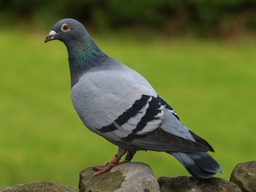
#> input picture Pictures/pigeon.jpg, 256 x 192 px, shrunk from 1200 x 900 before the run, found by its file name; its folder holds only this picture in this run
$ python Picture.py
#> lines starting #> are read from the running program, lines starting #| are printed output that depends on the picture
# import the opencv library
import cv2
import os
import math

chars = "@#W$9876543210?!abc;:+=-,._                       "
brightnessToChar = (255 / len(chars))

# use to auto size the resolution (Scales based on terminal size)
def auto_size(frame):
    tsize = os.get_terminal_size()
    return int(tsize[0] * 100 / frame.shape[1])

#gets the charecter associated with the brightness
def get_char(brightness):
    pos = math.floor(brightness / brightnessToChar)
    return chars[(len(chars) - pos) - 1]

def rescale_frame_percent(frame, percent = 50):
    width = int(frame.shape[1] * percent/ 100)
    height = int(frame.shape[0] * percent/ 100)
    dim = (width, height)
    return cv2.resize(frame, dim, interpolation = cv2.INTER_AREA)

#loop over all pixels and do what is needed
def to_ASCII(frame):
    imageASCII = ""
    for x in range(0, frame.shape[0]):
        imageASCII += "\n"
        for y in range(0, frame.shape[1]):
            imageASCII += get_char(frame[x,y])
    print(imageASCII)
    return imageASCII

# Ask for file name
file = input("File Path for image: ")
#> the answer given: Pictures/pigeon.jpg

# Image needs to be fairly low resolution for it to work in the terminal
# If needed, the rescale_frame_percent method can be used to scale an image, preserving its aspect ratio
# or use the auto_size to size it for you (according to the terminal)
try:
    # read image
    img = cv2.imread("Pictures/" + file, cv2.IMREAD_GRAYSCALE)
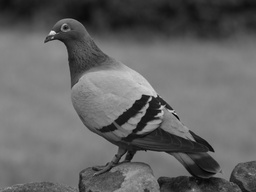
#> img: shape (192, 256); min 0, max 224, mean 100.1
    # clear screen (based on different systems)
    percent = 100
    #percent = auto_size(img)
    os.system('cls' if os.name=='nt' else 'clear')
    # Manualy set image size if wanted (comment out the auto_size if desired)
    img = rescale_frame_percent(img, percent)
    imageASCII = to_ASCII(img)
#> the loop in to_ASCII, `for x in range(0, frame.shape[0]):` made 192 passes
    with open("ASCII/" + file.split('.')[0] + ".txt" , 'w') as f:
        f.write(imageASCII)
except AttributeError:
    print("\nNo such file is in directory. Make sure the file name is typed correctly and your file is under the \"Pictures\" directory.")
